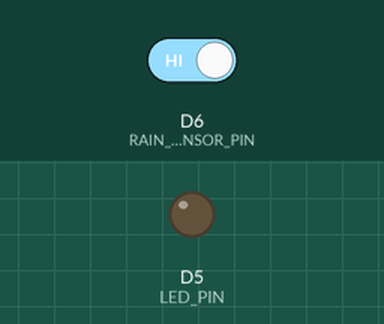
Recording of a sketch running on a simulated ESP8266 (NodeMCU). Shown: output pins drawn as LEDs (lit = HIGH). The test bench sets the inputs (shaded band); at power-on: D6 (RAIN_SENSOR_PIN) HIGH. What the sketch prints to the serial monitor is not drawn.

Above: at 1.8 s.
1.9 s: D6 (RAIN_SENSOR_PIN) driven LOW
At 2.9 s:
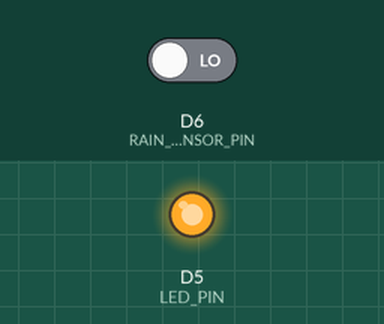
3.5 s: D6 (RAIN_SENSOR_PIN) driven HIGH
At 4.0 s:
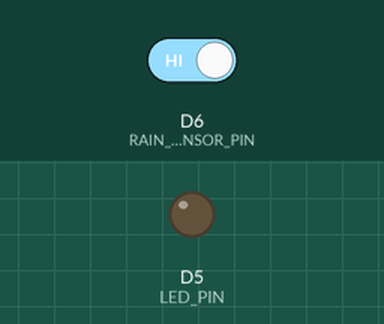
Timing chart, 0 to 6.5 s (numbered marks = the images above; inputs shaded):
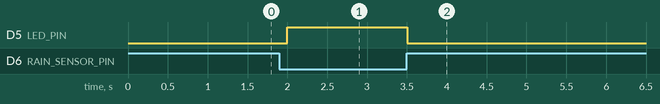

The sketch:

Rain.ino
```cpp
#define RAIN_SENSOR_PIN D6
#define LED_PIN D5

void setup() {
  Serial.begin(9600);
  pinMode(RAIN_SENSOR_PIN, INPUT);
  pinMode(LED_PIN, OUTPUT);
  digitalWrite(LED_PIN, LOW);

  Serial.println("Sensor Hujan Siap Digunakan");
}

void loop() {
  int statusHujan = digitalRead(RAIN_SENSOR_PIN);

  if (statusHujan == LOW) {
    Serial.println("💧 Hujan Terdeteksi!");
    digitalWrite(LED_PIN, HIGH);
  } else {
    Serial.println("🌤️ Tidak Ada Hujan.");
    digitalWrite(LED_PIN, LOW);
  }

  delay(500);
}
```

Measured:
- after the input at 1.9 s, D5 (LED_PIN): LOW → HIGH after 0.10 s
- after the input at 3.5 s, D5 (LED_PIN): HIGH → LOW at once
